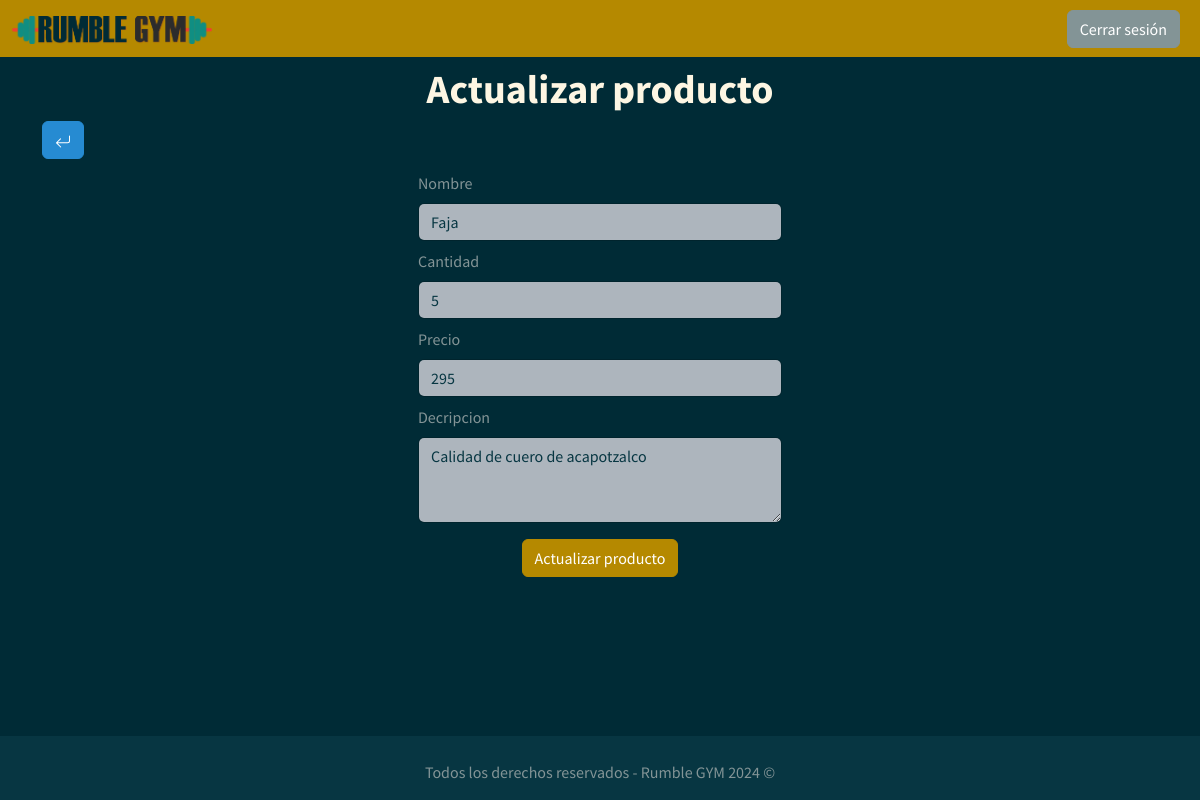
The app's page /index.php?c=producto&a=editar&id=15100 (signed in) with its own data.
### tables this page shows
CREATE TABLE `productos` (
  `id_producto` int NOT NULL,
  `nombre` varchar(45) NOT NULL,
  `descripcion` varchar(200) NOT NULL,
  `cantidad` int NOT NULL,
  `precio` float NOT NULL
);

### controllers/Producto.php (called while the page is built, shortened)
<?php
class ProductoController{
  private $productoModel;
  public function __construct(){
    require_once 'models/M_producto.php';
    $this->productoModel = new ProductoModel();
  }
  public function editar(){
    $producto = $this->productoModel->getProducto($_GET['id']);
    require_once 'views/producto/V_editarProducto.php';
  }
}
?>

### config/db/db.php (called while the page is built)
<?php
class Conectar{
  public static function conexion(){
    $host = "localhost";
    $user = "root";
    $pass = "";
    $db = "rumble_gym";
    $conexion = new mysqli($host, $user, $pass, $db);
    $conexion->query("SET NAMES 'utf8'");
    return $conexion;
  }
}
?>

### models/M_producto.php (called while the page is built, shortened)
<?php
class ProductoModel{
  private $db;
  public function __construct(){
    $this->db = Conectar::conexion();
  }
  public function getProducto($id){
    $query = $this->db->query("SELECT * FROM productos WHERE id_producto = '$id'");
    $row = $query->fetch_assoc();
    return $row;
  }
}
?>

### views/producto/V_editarProducto.php (the view, shortened to what this page needs)
<?php require_once 'includes/header.php';
require_once 'includes/navLogueado.php';
?>
<main>
  <div class="container">
    <h1 class="text-light text-center mt-2"><strong>Actualizar producto</strong></h1>
    <div class="d-flex justify-content-between">
      <a href="index.php?c=producto" class="btn btn-info mb-1">
      </a>
    </div>
    <div class="container d-flex justify-content-center">
      <form class="col-4" action="index.php?c=producto&a=actualizar" method="POST">
        <fieldset>
          <div class="form-group">
            <label for="nombre" class="form-label mt-2">Nombre</label>
            <input type="text" class="form-control" id="nombre" name="nombre" placeholder="Nombre del producto" autocomplete="off" value="<?php echo $producto['nombre']; ?>">
          </div>
          <div class="form-group">
            <label for="cantidad" class="form-label mt-2">Cantidad</label>
            <input type="number" min="0" class="form-control" id="cantidad" name="cantidad" placeholder="Cantidad de productos" autocomplete="off" value="<?php echo $producto['cantidad']; ?>">
          </div>
          <div class="form-group">
            <label for="precio" class="form-label mt-2">Precio</label>
            <input type="number" min="0" step="0.01" class="form-control" id="precio" name="precio" placeholder="Precio del producto" autocomplete="off" value="<?php echo $producto['precio']; ?>">
          </div>
          <div class="form-group">
            <label for="descripcion" class="form-label mt-2">Decripcion</label>
            <textarea class="form-control" id="descripcion" name="descripcion" rows="3" data-dl-input-translation="true" placeholder="Descripcion del producto" autocomplete="off"><?php echo $producto['descripcion']; ?></textarea>
          </div>
          <div class="d-flex justify-content-center mt-2 mb-3">
            <button type="submit" class="btn btn-primary mt-2">Actualizar producto</button>
          </div>
        </fieldset>
      </form>
    </div>
  </div>
</main>
<?php require_once 'includes/footer.php' ?>

### src/css/styles.css (style rules this page uses)
html { box-sizing: border-box; }
*, *:before, *:after { box-sizing: inherit; }
body { position: relative; padding-bottom: 4em; min-height: 100vh; }
a { text-decoration: none; }

### records on screen
productos: nombre "Faja", cantidad "5", precio "295", descripcion "Calidad de cuero de acapotzalco"
